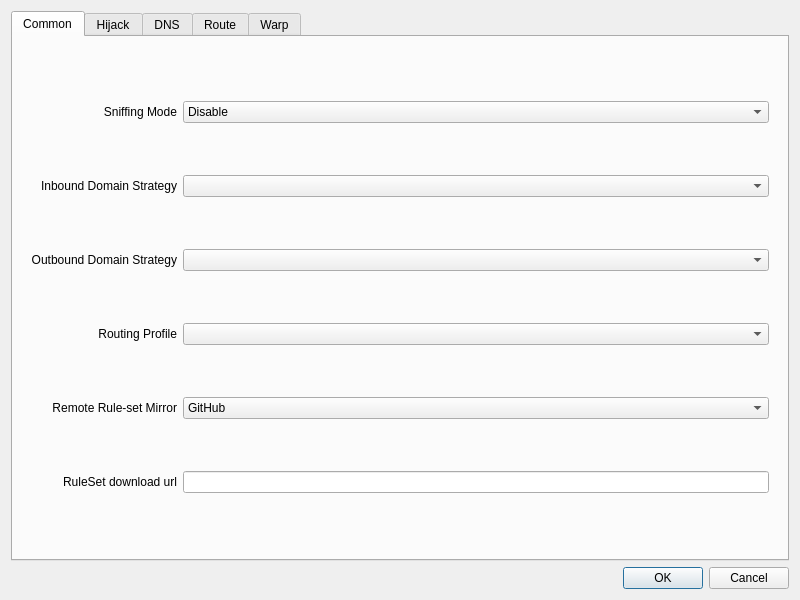
<?xml version="1.0" encoding="UTF-8"?>
<ui version="4.0">
 <class>DialogManageRoutes</class>
 <widget class="QDialog" name="DialogManageRoutes">
  <property name="geometry">
   <rect>
    <x>0</x>
    <y>0</y>
    <width>800</width>
    <height>600</height>
   </rect>
  </property>
  <property name="windowTitle">
   <string>Routes</string>
  </property>
  <layout class="QVBoxLayout" name="verticalLayout">
   <item>
    <widget class="QTabWidget" name="routes_tab">
     <property name="currentIndex">
      <number>0</number>
     </property>
     <widget class="QWidget" name="tab">
      <attribute name="title">
       <string>Common</string>
      </attribute>
      <layout class="QVBoxLayout" name="verticalLayout_3">
       <item>
        <widget class="QWidget" name="widget" native="true">
         <property name="layoutDirection">
          <enum>Qt::LayoutDirection::LeftToRight</enum>
         </property>
         <layout class="QGridLayout" name="gridLayout_2">
          <item row="5" column="1">
           <widget class="QComboBox" name="ruleset_mirror">
            <item>
             <property name="text">
              <string>GitHub</string>
             </property>
            </item>
            <item>
             <property name="text">
              <string>jsDelivr(Cloudflare)</string>
             </property>
            </item>
            <item>
             <property name="text">
              <string>jsDelivr(Gcore)</string>
             </property>
            </item>
            <item>
             <property name="text">
              <string>jsDelivr(Quantil)</string>
             </property>
            </item>
            <item>
             <property name="text">
              <string>jsDelivr(Fastly)</string>
             </property>
            </item>
            <item>
             <property name="text">
              <string>jsDelivr(CDN)</string>
             </property>
            </item>
           </widget>
          </item>
          <item row="3" column="0">
           <widget class="QLabel" name="label_3">
            <property name="sizePolicy">
             <sizepolicy hsizetype="Minimum" vsizetype="Fixed">
              <horstretch>0</horstretch>
              <verstretch>0</verstretch>
             </sizepolicy>
            </property>
            <property name="toolTip">
             <string>&lt;html&gt;&lt;head/&gt;&lt;body&gt;&lt;p&gt;Resolve domains to IP before connect, also affects the server address as well&lt;/p&gt;&lt;/body&gt;&lt;/html&gt;</string>
            </property>
            <property name="text">
             <string>Outbound Domain Strategy</string>
            </property>
            <property name="alignment">
             <set>Qt::AlignmentFlag::AlignRight|Qt::AlignmentFlag::AlignTrailing|Qt::AlignmentFlag::AlignVCenter</set>
            </property>
           </widget>
          </item>
          <item row="4" column="1">
           <widget class="QComboBox" name="route_prof"/>
          </item>
          <item row="6" column="1">
           <widget class="QLineEdit" name="ruleset_json_url"/>
          </item>
          <item row="5" column="0">
           <widget class="QLabel" name="ruleset_mirror_l">
            <property name="sizePolicy">
             <sizepolicy hsizetype="Minimum" vsizetype="Fixed">
              <horstretch>0</horstretch>
              <verstretch>0</verstretch>
             </sizepolicy>
            </property>
            <property name="text">
             <string>Remote Rule-set Mirror</string>
            </property>
            <property name="alignment">
             <set>Qt::AlignmentFlag::AlignRight|Qt::AlignmentFlag::AlignTrailing|Qt::AlignmentFlag::AlignVCenter</set>
            </property>
           </widget>
          </item>
          <item row="6" column="0">
           <widget class="QLabel" name="label_4">
            <property name="sizePolicy">
             <sizepolicy hsizetype="Minimum" vsizetype="Fixed">
              <horstretch>0</horstretch>
              <verstretch>0</verstretch>
             </sizepolicy>
            </property>
            <property name="text">
             <string>RuleSet download url</string>
            </property>
            <property name="alignment">
             <set>Qt::AlignmentFlag::AlignRight|Qt::AlignmentFlag::AlignTrailing|Qt::AlignmentFlag::AlignVCenter</set>
            </property>
           </widget>
          </item>
          <item row="2" column="0">
           <widget class="QLabel" name="label_6">
            <property name="sizePolicy">
             <sizepolicy hsizetype="Minimum" vsizetype="Fixed">
              <horstretch>0</horstretch>
              <verstretch>0</verstretch>
             </sizepolicy>
            </property>
            <property name="toolTip">
             <string notr="true">&lt;html&gt;&lt;head/&gt;&lt;body&gt;&lt;p&gt;Enable to resolve domains to IP before routing based on the strategy&lt;/p&gt;&lt;/body&gt;&lt;/html&gt;</string>
            </property>
            <property name="text">
             <string>Inbound Domain Strategy</string>
            </property>
            <property name="alignment">
             <set>Qt::AlignmentFlag::AlignRight|Qt::AlignmentFlag::AlignTrailing|Qt::AlignmentFlag::AlignVCenter</set>
            </property>
           </widget>
          </item>
          <item row="4" column="0">
           <widget class="QLabel" name="route_prof_l">
            <property name="sizePolicy">
             <sizepolicy hsizetype="Minimum" vsizetype="Fixed">
              <horstretch>0</horstretch>
              <verstretch>0</verstretch>
             </sizepolicy>
            </property>
            <property name="text">
             <string>Routing Profile</string>
            </property>
            <property name="alignment">
             <set>Qt::AlignmentFlag::AlignRight|Qt::AlignmentFlag::AlignTrailing|Qt::AlignmentFlag::AlignVCenter</set>
            </property>
           </widget>
          </item>
          <item row="3" column="1">
           <widget class="QComboBox" name="outbound_domain_strategy">
            <property name="editable">
             <bool>false</bool>
            </property>
           </widget>
          </item>
          <item row="2" column="1">
           <widget class="QComboBox" name="domainStrategyCombo">
            <property name="editable">
             <bool>false</bool>
            </property>
           </widget>
          </item>
          <item row="1" column="1">
           <widget class="QComboBox" name="sniffing_mode">
            <item>
             <property name="text">
              <string>Disable</string>
             </property>
            </item>
            <item>
             <property name="text">
              <string>Sniff result for routing</string>
             </property>
            </item>
           </widget>
          </item>
          <item row="1" column="0">
           <widget class="QLabel" name="label">
            <property name="sizePolicy">
             <sizepolicy hsizetype="Minimum" vsizetype="Fixed">
              <horstretch>0</horstretch>
              <verstretch>0</verstretch>
             </sizepolicy>
            </property>
            <property name="toolTip">
             <string>Sniffs the connections intial packet(s?) to identify the protocol and the SNI. Sniff result for destination also rewrites the destionation of the connection to the sniffed SNI. For more data on the sniffed protocol refer to the sing-box's documentation.</string>
            </property>
            <property name="layoutDirection">
             <enum>Qt::LayoutDirection::RightToLeft</enum>
            </property>
            <property name="text">
             <string>Sniffing Mode</string>
            </property>
            <property name="alignment">
             <set>Qt::AlignmentFlag::AlignRight|Qt::AlignmentFlag::AlignTrailing|Qt::AlignmentFlag::AlignVCenter</set>
            </property>
           </widget>
          </item>
         </layout>
        </widget>
       </item>
      </layout>
     </widget>
     <widget class="QWidget" name="tab_4">
      <attribute name="title">
       <string>Hijack</string>
      </attribute>
      <layout class="QVBoxLayout" name="verticalLayout_7">
       <item>
        <widget class="QGroupBox" name="hijack_box">
         <property name="title">
          <string>DNS Server</string>
         </property>
         <layout class="QFormLayout" name="formLayout">
          <property name="leftMargin">
           <number>6</number>
          </property>
          <property name="topMargin">
           <number>0</number>
          </property>
          <property name="rightMargin">
           <number>6</number>
          </property>
          <property name="bottomMargin">
           <number>0</number>
          </property>
          <item row="4" column="0">
           <widget class="QLabel" name="dnshijack_listenport_l">
            <property name="text">
             <string>Listen Port</string>
            </property>
           </widget>
          </item>
          <item row="4" column="1">
           <widget class="QLineEdit" name="dnshijack_listenport"/>
          </item>
          <item row="5" column="0">
           <widget class="QLabel" name="dnshijack_v4resp_l">
            <property name="text">
             <string>IPv4 Response</string>
            </property>
           </widget>
          </item>
          <item row="5" column="1">
           <widget class="QLineEdit" name="dnshijack_v4resp"/>
          </item>
          <item row="6" column="0">
           <widget class="QLabel" name="dnshijack_v6resp_l">
            <property name="text">
             <string>IPv6 Response</string>
            </property>
           </widget>
          </item>
          <item row="6" column="1">
           <widget class="QLineEdit" name="dnshijack_v6resp"/>
          </item>
          <item row="7" column="0">
           <widget class="QLabel" name="dnshijack_rules_l">
            <property name="toolTip">
             <string>&lt;html&gt;&lt;head/&gt;&lt;body&gt;&lt;p&gt;Following format should be used:&lt;br/&gt;domain:a.com&lt;/p&gt;&lt;p&gt;suffix:a.com&lt;/p&gt;&lt;p&gt;regex:someregex&lt;/p&gt;&lt;p&gt;rule_set:nameOfRuleSet&lt;/p&gt;&lt;/body&gt;&lt;/html&gt;</string>
            </property>
            <property name="text">
             <string>Rules</string>
            </property>
           </widget>
          </item>
          <item row="7" column="1">
           <widget class="QTextEdit" name="dnshijack_rules"/>
          </item>
          <item row="2" column="1">
           <widget class="QGroupBox" name="groupBox">
            <property name="title">
             <string/>
            </property>
            <property name="flat">
             <bool>true</bool>
            </property>
            <layout class="QHBoxLayout" name="horizontalLayout_5">
             <property name="leftMargin">
              <number>0</number>
             </property>
             <property name="topMargin">
              <number>0</number>
             </property>
             <property name="rightMargin">
              <number>0</number>
             </property>
             <property name="bottomMargin">
              <number>0</number>
             </property>
             <item>
              <widget class="QCheckBox" name="dnshijack_enable">
               <property name="text">
                <string>Enable</string>
               </property>
              </widget>
             </item>
             <item>
              <widget class="QCheckBox" name="dnshijack_allow_lan">
               <property name="toolTip">
                <string>&lt;html&gt;&lt;head/&gt;&lt;body&gt;&lt;p&gt;Whether to listen on 0.0.0.0 so that other devices on LAN can use this server&lt;/p&gt;&lt;/body&gt;&lt;/html&gt;</string>
               </property>
               <property name="text">
                <string>Allow Lan to Connect</string>
               </property>
              </widget>
             </item>
            </layout>
           </widget>
          </item>
         </layout>
        </widget>
       </item>
       <item>
        <widget class="QGroupBox" name="groupBox_3">
         <property name="title">
          <string>Redirect Settings</string>
         </property>
         <layout class="QFormLayout" name="formLayout_2">
          <item row="2" column="1">
           <widget class="QLineEdit" name="redirect_listenport"/>
          </item>
          <item row="2" column="0">
           <widget class="QLabel" name="redirect_listenport_l">
            <property name="text">
             <string>Listen Port</string>
            </property>
           </widget>
          </item>
          <item row="0" column="0">
           <widget class="QCheckBox" name="redirect_enable">
            <property name="text">
             <string>Enable</string>
            </property>
           </widget>
          </item>
          <item row="1" column="1">
           <widget class="QLineEdit" name="redirect_listenaddr"/>
          </item>
          <item row="1" column="0">
           <widget class="QLabel" name="redirect_listenaddr_l">
            <property name="text">
             <string>Listen Address</string>
            </property>
           </widget>
          </item>
         </layout>
        </widget>
       </item>
      </layout>
     </widget>
     <widget class="QWidget" name="tab_3">
      <attribute name="title">
       <string>DNS</string>
      </attribute>
      <layout class="QVBoxLayout" name="verticalLayout_4">
       <item>
        <widget class="QGroupBox" name="simple_dns_box">
         <property name="title">
          <string>Simple DNS Settings</string>
         </property>
         <layout class="QGridLayout" name="gridLayout">
          <item row="1" column="0">
           <widget class="QLabel" name="label_9">
            <property name="toolTip">
             <string>&lt;html&gt;&lt;head/&gt;&lt;body&gt;&lt;p&gt;examples:&lt;br/&gt;tls://8.8.8.8&lt;br/&gt;https://domain/path&lt;/p&gt;&lt;p&gt;tcp://8.8.8.8:1234&lt;/p&gt;&lt;p&gt;dhcp://auto&lt;/p&gt;&lt;p&gt;h3://domain/path&lt;/p&gt;&lt;p&gt;quic://domain:4632&lt;/p&gt;&lt;p&gt;etc&lt;/p&gt;&lt;/body&gt;&lt;/html&gt;</string>
            </property>
            <property name="text">
             <string>Remote DNS</string>
            </property>
            <property name="alignment">
             <set>Qt::AlignmentFlag::AlignRight|Qt::AlignmentFlag::AlignTrailing|Qt::AlignmentFlag::AlignVCenter</set>
            </property>
            <property name="buddy">
             <cstring>widget</cstring>
            </property>
           </widget>
          </item>
          <item row="5" column="2">
           <layout class="QHBoxLayout" name="horizontalLayout_3">
            <item>
             <widget class="QLabel" name="dns_final_out_l">
              <property name="sizePolicy">
               <sizepolicy hsizetype="Maximum" vsizetype="Preferred">
                <horstretch>0</horstretch>
                <verstretch>0</verstretch>
               </sizepolicy>
              </property>
              <property name="text">
               <string>Default DNS server</string>
              </property>
              <property name="alignment">
               <set>Qt::AlignmentFlag::AlignRight|Qt::AlignmentFlag::AlignTrailing|Qt::AlignmentFlag::AlignVCenter</set>
              </property>
             </widget>
            </item>
            <item>
             <widget class="QComboBox" name="dns_final_out">
              <item>
               <property name="text">
                <string notr="true">remote</string>
               </property>
              </item>
              <item>
               <property name="text">
                <string notr="true">direct</string>
               </property>
              </item>
             </widget>
            </item>
           </layout>
          </item>
          <item row="3" column="2">
           <widget class="QLineEdit" name="local_override"/>
          </item>
          <item row="1" column="2">
           <layout class="QHBoxLayout" name="horizontalLayout_7">
            <item>
             <widget class="QComboBox" name="remote_dns">
              <property name="sizePolicy">
               <sizepolicy hsizetype="Expanding" vsizetype="Fixed">
                <horstretch>0</horstretch>
                <verstretch>0</verstretch>
               </sizepolicy>
              </property>
              <property name="editable">
               <bool>true</bool>
              </property>
              <item>
               <property name="text">
                <string notr="true">tls://8.8.8.8</string>
               </property>
              </item>
              <item>
               <property name="text">
                <string notr="true">tls://1.1.1.1</string>
               </property>
              </item>
              <item>
               <property name="text">
                <string notr="true">8.8.8.8</string>
               </property>
              </item>
              <item>
               <property name="text">
                <string notr="true">1.1.1.1</string>
               </property>
              </item>
             </widget>
            </item>
            <item>
             <widget class="QLabel" name="label_10">
              <property name="text">
               <string>Query Strategy</string>
              </property>
             </widget>
            </item>
            <item>
             <widget class="QComboBox" name="remote_dns_strategy"/>
            </item>
           </layout>
          </item>
          <item row="3" column="0">
           <widget class="QLabel" name="label_2">
            <property name="toolTip">
             <string>&lt;html&gt;&lt;head/&gt;&lt;body&gt;&lt;p&gt;Local DNS can not be used in some configurations, you will have to set an ip here to be used as local dns in such situations&lt;/p&gt;&lt;/body&gt;&lt;/html&gt;</string>
            </property>
            <property name="text">
             <string>Local Override</string>
            </property>
            <property name="alignment">
             <set>Qt::AlignmentFlag::AlignRight|Qt::AlignmentFlag::AlignTrailing|Qt::AlignmentFlag::AlignVCenter</set>
            </property>
           </widget>
          </item>
          <item row="2" column="0">
           <widget class="QLabel" name="label_8">
            <property name="toolTip">
             <string>This is especially important and it is recommended to use the default value of &quot;localhost&quot;.
If the default value does not work, try changing it to &quot;223.5.5.5&quot;.
For more information, see the document &quot;Configuration/DNS&quot;.</string>
            </property>
            <property name="text">
             <string>Direct DNS</string>
            </property>
            <property name="alignment">
             <set>Qt::AlignmentFlag::AlignRight|Qt::AlignmentFlag::AlignTrailing|Qt::AlignmentFlag::AlignVCenter</set>
            </property>
           </widget>
          </item>
          <item row="2" column="2">
           <layout class="QHBoxLayout" name="horizontalLayout_8">
            <item>
             <widget class="QComboBox" name="direct_dns">
              <property name="sizePolicy">
               <sizepolicy hsizetype="Expanding" vsizetype="Fixed">
                <horstretch>0</horstretch>
                <verstretch>0</verstretch>
               </sizepolicy>
              </property>
              <property name="editable">
               <bool>true</bool>
              </property>
              <item>
               <property name="text">
                <string notr="true">localhost</string>
               </property>
              </item>
              <item>
               <property name="text">
                <string notr="true">223.5.5.5</string>
               </property>
              </item>
              <item>
               <property name="text">
                <string notr="true">119.29.29.29</string>
               </property>
              </item>
              <item>
               <property name="text">
                <string notr="true">178.22.122.100</string>
               </property>
              </item>
              <item>
               <property name="text">
                <string notr="true">77.88.8.8</string>
               </property>
              </item>
             </widget>
            </item>
            <item>
             <widget class="QLabel" name="label_11">
              <property name="text">
               <string>Query Strategy</string>
              </property>
             </widget>
            </item>
            <item>
             <widget class="QComboBox" name="direct_dns_strategy"/>
            </item>
           </layout>
          </item>
          <item row="5" column="0">
           <widget class="QCheckBox" name="enable_fakeip">
            <property name="text">
             <string>Enable FakeIP</string>
            </property>
           </widget>
          </item>
         </layout>
        </widget>
       </item>
       <item>
        <widget class="QGroupBox" name="groupBox_2">
         <property name="title">
          <string>DNS Object Settings</string>
         </property>
         <layout class="QVBoxLayout" name="verticalLayout_5">
          <item>
           <layout class="QHBoxLayout" name="horizontalLayout_4">
            <item>
             <widget class="QCheckBox" name="use_dns_object">
              <property name="text">
               <string>Use DNS Object</string>
              </property>
             </widget>
            </item>
            <item>
             <widget class="QPushButton" name="format_dns_object">
              <property name="sizePolicy">
               <sizepolicy hsizetype="Maximum" vsizetype="Fixed">
                <horstretch>0</horstretch>
                <verstretch>0</verstretch>
               </sizepolicy>
              </property>
              <property name="text">
               <string>Format</string>
              </property>
             </widget>
            </item>
            <item>
             <widget class="QPushButton" name="dns_document">
              <property name="sizePolicy">
               <sizepolicy hsizetype="Maximum" vsizetype="Fixed">
                <horstretch>0</horstretch>
                <verstretch>0</verstretch>
               </sizepolicy>
              </property>
              <property name="text">
               <string>Document</string>
              </property>
             </widget>
            </item>
           </layout>
          </item>
          <item>
           <widget class="QPlainTextEdit" name="dns_object"/>
          </item>
         </layout>
        </widget>
       </item>
      </layout>
     </widget>
     <widget class="QWidget" name="tab_2">
      <attribute name="title">
       <string>Route</string>
      </attribute>
      <layout class="QVBoxLayout" name="verticalLayout_2">
       <item>
        <widget class="QGroupBox" name="route_profiles_box">
         <property name="title">
          <string>Routing Profiles</string>
         </property>
         <layout class="QVBoxLayout" name="verticalLayout_6">
          <item>
           <widget class="QListWidget" name="route_profiles"/>
          </item>
          <item>
           <widget class="QWidget" name="route_profile_controls" native="true">
            <layout class="QHBoxLayout" name="route_profile_controls_layout">
             <property name="leftMargin">
              <number>0</number>
             </property>
             <property name="topMargin">
              <number>0</number>
             </property>
             <property name="rightMargin">
              <number>0</number>
             </property>
             <property name="bottomMargin">
              <number>0</number>
             </property>
             <item>
              <widget class="QLabel" name="route_priority_l">
               <property name="text">
                <string>Priority (lower first)</string>
               </property>
              </widget>
             </item>
             <item>
              <widget class="QSpinBox" name="route_priority">
               <property name="toolTip">
                <string>Lower values have higher priority. Priority controls list order and the fallback profile selected when the current profile is disabled.</string>
               </property>
               <property name="minimum">
                <number>-100000</number>
               </property>
               <property name="maximum">
                <number>100000</number>
               </property>
               <property name="value">
                <number>100</number>
               </property>
              </widget>
             </item>
             <item>
              <spacer name="route_profile_controls_spacer">
               <property name="orientation">
                <enum>Qt::Horizontal</enum>
               </property>
               <property name="sizeHint" stdset="0">
                <size>
                 <width>40</width>
                 <height>20</height>
                </size>
               </property>
              </spacer>
             </item>
             <item>
              <widget class="QPushButton" name="toggle_route">
               <property name="toolTip">
                <string>Enable or disable the selected routing profile with one click.</string>
               </property>
               <property name="text">
                <string>Disable selected</string>
               </property>
              </widget>
             </item>
            </layout>
           </widget>
          </item>
          <item>
           <widget class="QWidget" name="widget_2" native="true">
            <layout class="QHBoxLayout" name="horizontalLayout_2">
             <item>
              <widget class="QPushButton" name="new_route">
               <property name="text">
                <string>New</string>
               </property>
              </widget>
             </item>
             <item>
              <widget class="QPushButton" name="clone_route">
               <property name="text">
                <string>Clone</string>
               </property>
              </widget>
             </item>
             <item>
              <widget class="QPushButton" name="export_route">
               <property name="text">
                <string>Export</string>
               </property>
              </widget>
             </item>
             <item>
              <widget class="QPushButton" name="edit_route">
               <property name="text">
                <string>Edit</string>
               </property>
              </widget>
             </item>
             <item>
              <widget class="QPushButton" name="delete_route">
               <property name="text">
                <string>Delete</string>
               </property>
              </widget>
             </item>
            </layout>
           </widget>
          </item>
         </layout>
        </widget>
       </item>
      </layout>
     </widget>
     <widget class="QWidget" name="warp">
      <attribute name="title">
       <string>Warp</string>
      </attribute>
      <layout class="QVBoxLayout" name="verticalLayout_8">
       <item>
        <widget class="QFrame" name="frame_2">
         <property name="sizePolicy">
          <sizepolicy hsizetype="Preferred" vsizetype="Maximum">
           <horstretch>0</horstretch>
           <verstretch>0</verstretch>
          </sizepolicy>
         </property>
         <property name="frameShape">
          <enum>QFrame::Shape::StyledPanel</enum>
         </property>
         <property name="frameShadow">
          <enum>QFrame::Shadow::Raised</enum>
         </property>
         <layout class="QHBoxLayout" name="horizontalLayout_6">
          <item>
           <widget class="QPushButton" name="warp_autogen">
            <property name="sizePolicy">
             <sizepolicy hsizetype="Maximum" vsizetype="Fixed">
              <horstretch>0</horstretch>
              <verstretch>0</verstretch>
             </sizepolicy>
            </property>
            <property name="toolTip">
             <string>&lt;html&gt;&lt;head/&gt;&lt;body&gt;&lt;p&gt;Gets a new config from cloudflare API&lt;/p&gt;&lt;/body&gt;&lt;/html&gt;</string>
            </property>
            <property name="text">
             <string>Generate Warp Config</string>
            </property>
           </widget>
          </item>
          <item>
           <widget class="QPushButton" name="save_wireguard">
            <property name="sizePolicy">
             <sizepolicy hsizetype="Maximum" vsizetype="Fixed">
              <horstretch>0</horstretch>
              <verstretch>0</verstretch>
             </sizepolicy>
            </property>
            <property name="text">
             <string>Save</string>
            </property>
           </widget>
          </item>
         </layout>
        </widget>
       </item>
       <item>
        <widget class="QFrame" name="frame">
         <property name="frameShape">
          <enum>QFrame::Shape::StyledPanel</enum>
         </property>
         <property name="frameShadow">
          <enum>QFrame::Shadow::Raised</enum>
         </property>
         <layout class="QGridLayout" name="gridLayout_3">
          <item row="0" column="0">
           <widget class="QLabel" name="label_7">
            <property name="text">
             <string>Endpoint</string>
            </property>
            <property name="alignment">
             <set>Qt::AlignmentFlag::AlignRight|Qt::AlignmentFlag::AlignTrailing|Qt::AlignmentFlag::AlignVCenter</set>
            </property>
           </widget>
          </item>
          <item row="0" column="1">
           <widget class="QLineEdit" name="warp_ep"/>
          </item>
          <item row="2" column="0">
           <widget class="QLabel" name="label_12">
            <property name="text">
             <string>Public Key</string>
            </property>
            <property name="alignment">
             <set>Qt::AlignmentFlag::AlignRight|Qt::AlignmentFlag::AlignTrailing|Qt::AlignmentFlag::AlignVCenter</set>
            </property>
           </widget>
          </item>
          <item row="1" column="1">
           <widget class="QLineEdit" name="warp_private_key"/>
          </item>
          <item row="2" column="1">
           <widget class="QLineEdit" name="warp_public_key"/>
          </item>
          <item row="1" column="0">
           <widget class="QLabel" name="label_5">
            <property name="text">
             <string>Private Key</string>
            </property>
            <property name="alignment">
             <set>Qt::AlignmentFlag::AlignRight|Qt::AlignmentFlag::AlignTrailing|Qt::AlignmentFlag::AlignVCenter</set>
            </property>
           </widget>
          </item>
          <item row="3" column="0">
           <widget class="QLabel" name="label_13">
            <property name="text">
             <string>Interface Addresses</string>
            </property>
            <property name="alignment">
             <set>Qt::AlignmentFlag::AlignRight|Qt::AlignmentFlag::AlignTrailing|Qt::AlignmentFlag::AlignVCenter</set>
            </property>
           </widget>
          </item>
          <item row="3" column="1">
           <widget class="QLineEdit" name="warp_ifc_addrs"/>
          </item>
         </layout>
        </widget>
       </item>
      </layout>
     </widget>
    </widget>
   </item>
   <item>
    <layout class="QHBoxLayout" name="horizontalLayout">
     <item>
      <widget class="QDialogButtonBox" name="buttonBox">
       <property name="sizePolicy">
        <sizepolicy hsizetype="Preferred" vsizetype="Preferred">
         <horstretch>0</horstretch>
         <verstretch>0</verstretch>
        </sizepolicy>
       </property>
       <property name="standardButtons">
        <set>QDialogButtonBox::StandardButton::Cancel|QDialogButtonBox::StandardButton::Ok</set>
       </property>
      </widget>
     </item>
    </layout>
   </item>
  </layout>
 </widget>
 <tabstops>
  <tabstop>routes_tab</tabstop>
  <tabstop>sniffing_mode</tabstop>
  <tabstop>domainStrategyCombo</tabstop>
  <tabstop>outbound_domain_strategy</tabstop>
  <tabstop>remote_dns</tabstop>
  <tabstop>remote_dns_strategy</tabstop>
  <tabstop>direct_dns</tabstop>
  <tabstop>direct_dns_strategy</tabstop>
  <tabstop>dns_final_out</tabstop>
  <tabstop>use_dns_object</tabstop>
  <tabstop>format_dns_object</tabstop>
  <tabstop>dns_document</tabstop>
  <tabstop>dns_object</tabstop>
 </tabstops>
 <resources/>
 <connections>
  <connection>
   <sender>buttonBox</sender>
   <signal>rejected()</signal>
   <receiver>DialogManageRoutes</receiver>
   <slot>reject()</slot>
   <hints>
    <hint type="sourcelabel">
     <x>399</x>
     <y>574</y>
    </hint>
    <hint type="destinationlabel">
     <x>399</x>
     <y>299</y>
    </hint>
   </hints>
  </connection>
  <connection>
   <sender>buttonBox</sender>
   <signal>accepted()</signal>
   <receiver>DialogManageRoutes</receiver>
   <slot>accept()</slot>
   <hints>
    <hint type="sourcelabel">
     <x>399</x>
     <y>574</y>
    </hint>
    <hint type="destinationlabel">
     <x>399</x>
     <y>299</y>
    </hint>
   </hints>
  </connection>
 </connections>
</ui>
